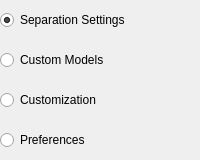
    <widget class="QFrame" name="frame_15">
     <property name="minimumSize">
      <size>
       <width>170</width>
       <height>0</height>
      </size>
     </property>
     <property name="frameShape">
      <enum>QFrame::NoFrame</enum>
     </property>
     <property name="frameShadow">
      <enum>QFrame::Raised</enum>
     </property>
     <property name="menu" stdset="0">
      <bool>true</bool>
     </property>
     <layout class="QVBoxLayout" name="verticalLayout_11">
      <property name="spacing">
       <number>0</number>
      </property>
      <property name="leftMargin">
       <number>0</number>
      </property>
      <property name="topMargin">
       <number>0</number>
      </property>
      <property name="rightMargin">
       <number>0</number>
      </property>
      <property name="bottomMargin">
       <number>0</number>
      </property>
      <item alignment="Qt::AlignTop">
       <widget class="QFrame" name="frame_settingsSelection">
        <property name="sizePolicy">
         <sizepolicy hsizetype="Preferred" vsizetype="Preferred">
          <horstretch>0</horstretch>
          <verstretch>0</verstretch>
         </sizepolicy>
        </property>
        <property name="minimumSize">
         <size>
          <width>150</width>
          <height>0</height>
         </size>
        </property>
        <property name="frameShape">
         <enum>QFrame::NoFrame</enum>
        </property>
        <property name="frameShadow">
         <enum>QFrame::Raised</enum>
        </property>
        <layout class="QVBoxLayout" name="verticalLayout">
         <property name="spacing">
          <number>0</number>
         </property>
         <property name="leftMargin">
          <number>0</number>
         </property>
         <property name="topMargin">
          <number>0</number>
         </property>
         <property name="rightMargin">
          <number>0</number>
         </property>
         <property name="bottomMargin">
          <number>0</number>
         </property>
         <item>
          <widget class="QRadioButton" name="radioButton_separationSettings">
           <property name="sizePolicy">
            <sizepolicy hsizetype="Minimum" vsizetype="Fixed">
             <horstretch>0</horstretch>
             <verstretch>0</verstretch>
            </sizepolicy>
           </property>
           <property name="minimumSize">
            <size>
             <width>0</width>
             <height>40</height>
            </size>
           </property>
           <property name="text">
            <string>Separation Settings</string>
           </property>
           <property name="checkable">
            <bool>true</bool>
           </property>
           <property name="checked">
            <bool>true</bool>
           </property>
           <property name="menu" stdset="0">
            <bool>true</bool>
           </property>
          </widget>
         </item>
         <item>
          <widget class="QRadioButton" name="radioButton_customModels">
           <property name="minimumSize">
            <size>
             <width>0</width>
             <height>40</height>
            </size>
           </property>
           <property name="text">
            <string>Custom Models</string>
           </property>
           <property name="menu" stdset="0">
            <bool>true</bool>
           </property>
          </widget>
         </item>
         <item>
          <widget class="QRadioButton" name="radioButton_customization">
           <property name="minimumSize">
            <size>
             <width>0</width>
             <height>40</height>
            </size>
           </property>
           <property name="text">
            <string>Customization</string>
           </property>
           <property name="menu" stdset="0">
            <bool>true</bool>
           </property>
          </widget>
         </item>
        </layout>
       </widget>
      </item>
      <item>
       <widget class="QRadioButton" name="radioButton_preferences">
        <property name="sizePolicy">
         <sizepolicy hsizetype="Minimum" vsizetype="Fixed">
          <horstretch>0</horstretch>
          <verstretch>0</verstretch>
         </sizepolicy>
        </property>
        <property name="minimumSize">
         <size>
          <width>0</width>
          <height>40</height>
         </size>
        </property>
        <property name="text">
         <string>Preferences</string>
        </property>
        <property name="menu" stdset="0">
         <bool>true</bool>
        </property>
       </widget>
      </item>
     </layout>
    </widget>
